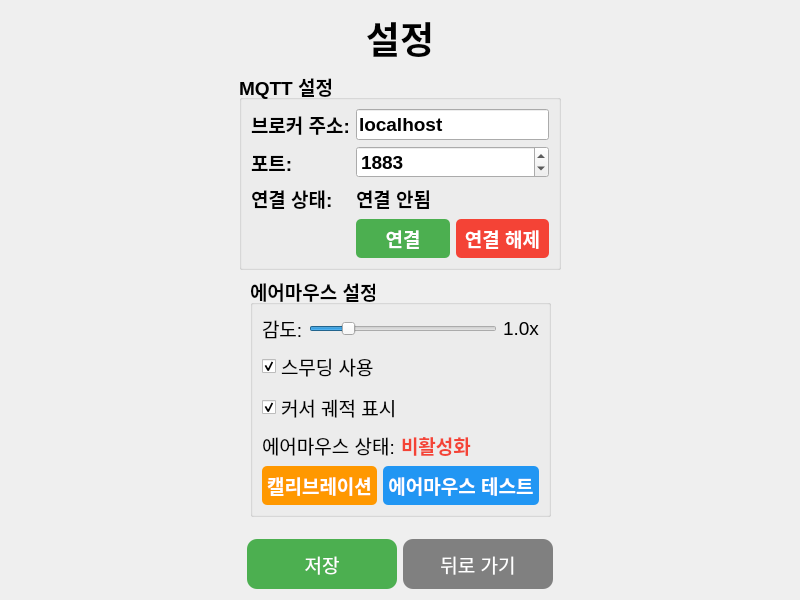
<?xml version="1.0" encoding="UTF-8"?>
<ui version="4.0">
 <class>SettingsPage</class>
 <widget class="QWidget" name="SettingsPage">
  <property name="geometry">
   <rect>
    <x>0</x>
    <y>0</y>
    <width>800</width>
    <height>600</height>
   </rect>
  </property>
  <property name="windowTitle">
   <string>설정</string>
  </property>
  <layout class="QVBoxLayout" name="verticalLayout_main">
   <item>
    <widget class="QLabel" name="titleLabel">
     <property name="text">
      <string>설정</string>
     </property>
     <property name="alignment">
      <set>Qt::AlignCenter</set>
     </property>
     <property name="font">
      <font>
       <pointsize>28</pointsize>
       <weight>75</weight>
       <bold>true</bold>
      </font>
     </property>
    </widget>
   </item>
   <item>
    <spacer name="verticalSpacer_1">
     <property name="orientation">
      <enum>Qt::Vertical</enum>
     </property>
     <property name="sizeHint" stdset="0">
      <size>
       <width>20</width>
       <height>20</height>
      </size>
     </property>
    </spacer>
   </item>
   <item>
    <layout class="QHBoxLayout" name="horizontalLayout_content">
     <item>
      <spacer name="horizontalSpacer_left">
       <property name="orientation">
        <enum>Qt::Horizontal</enum>
       </property>
       <property name="sizeHint" stdset="0">
        <size>
         <width>40</width>
         <height>20</height>
        </size>
       </property>
      </spacer>
     </item>
     <item>
      <widget class="QGroupBox" name="mqttGroupBox">
       <property name="title">
        <string>MQTT 설정</string>
       </property>
       <property name="font">
        <font>
         <pointsize>14</pointsize>
         <weight>75</weight>
         <bold>true</bold>
        </font>
       </property>
       <layout class="QFormLayout" name="formLayout_mqtt">
        <item row="0" column="0">
         <widget class="QLabel" name="brokerLabel">
          <property name="text">
           <string>브로커 주소:</string>
          </property>
         </widget>
        </item>
        <item row="0" column="1">
         <widget class="QLineEdit" name="brokerLineEdit">
          <property name="text">
           <string>localhost</string>
          </property>
         </widget>
        </item>
        <item row="1" column="0">
         <widget class="QLabel" name="portLabel">
          <property name="text">
           <string>포트:</string>
          </property>
         </widget>
        </item>
        <item row="1" column="1">
         <widget class="QSpinBox" name="portSpinBox">
          <property name="minimum">
           <number>1</number>
          </property>
          <property name="maximum">
           <number>65535</number>
          </property>
          <property name="value">
           <number>1883</number>
          </property>
         </widget>
        </item>
        <item row="2" column="0">
         <widget class="QLabel" name="connectionStatusLabel">
          <property name="text">
           <string>연결 상태:</string>
          </property>
         </widget>
        </item>
        <item row="2" column="1">
         <widget class="QLabel" name="statusValueLabel">
          <property name="text">
           <string>연결 안됨</string>
          </property>
         </widget>
        </item>
        <item row="3" column="1">
         <layout class="QHBoxLayout" name="horizontalLayout_connect">
          <item>
           <widget class="QPushButton" name="connectButton">
            <property name="text">
             <string>연결</string>
            </property>
            <property name="styleSheet">
             <string notr="true">background-color: #4CAF50; color: white; padding: 5px; border-radius: 5px;</string>
            </property>
           </widget>
          </item>
          <item>
           <widget class="QPushButton" name="disconnectButton">
            <property name="text">
             <string>연결 해제</string>
            </property>
            <property name="styleSheet">
             <string notr="true">background-color: #f44336; color: white; padding: 5px; border-radius: 5px;</string>
            </property>
           </widget>
          </item>
         </layout>
        </item>
       </layout>
      </widget>
     </item>
     <item>
      <spacer name="horizontalSpacer_right">
       <property name="orientation">
        <enum>Qt::Horizontal</enum>
       </property>
       <property name="sizeHint" stdset="0">
        <size>
         <width>40</width>
         <height>20</height>
        </size>
       </property>
      </spacer>
     </item>
    </layout>
   </item>
   <item>
    <layout class="QHBoxLayout" name="horizontalLayout_airmouse">
     <item>
      <spacer name="horizontalSpacer_3">
       <property name="orientation">
        <enum>Qt::Horizontal</enum>
       </property>
       <property name="sizeHint" stdset="0">
        <size>
         <width>40</width>
         <height>20</height>
        </size>
       </property>
      </spacer>
     </item>
     <item>
      <widget class="QGroupBox" name="airmouseGroupBox">
       <property name="title">
        <string>에어마우스 설정</string>
       </property>
       <property name="font">
        <font>
         <pointsize>14</pointsize>
         <weight>75</weight>
         <bold>true</bold>
        </font>
       </property>
       <layout class="QVBoxLayout" name="verticalLayout_airmouse">
        <item>
         <layout class="QHBoxLayout" name="horizontalLayout_sensitivity">
          <item>
           <widget class="QLabel" name="sensitivityLabel">
            <property name="text">
             <string>감도:</string>
            </property>
            <property name="font">
             <font>
              <weight>50</weight>
              <bold>false</bold>
             </font>
            </property>
           </widget>
          </item>
          <item>
           <widget class="QSlider" name="sensitivitySlider">
            <property name="minimum">
             <number>1</number>
            </property>
            <property name="maximum">
             <number>50</number>
            </property>
            <property name="value">
             <number>10</number>
            </property>
            <property name="orientation">
             <enum>Qt::Horizontal</enum>
            </property>
           </widget>
          </item>
          <item>
           <widget class="QLabel" name="sensitivityValueLabel">
            <property name="text">
             <string>1.0x</string>
            </property>
            <property name="font">
             <font>
              <weight>50</weight>
              <bold>false</bold>
             </font>
            </property>
           </widget>
          </item>
         </layout>
        </item>
        <item>
         <widget class="QCheckBox" name="smoothingCheckBox">
          <property name="text">
           <string>스무딩 사용</string>
          </property>
          <property name="checked">
           <bool>true</bool>
          </property>
          <property name="font">
           <font>
            <weight>50</weight>
            <bold>false</bold>
           </font>
          </property>
         </widget>
        </item>
        <item>
         <widget class="QCheckBox" name="trailCheckBox">
          <property name="text">
           <string>커서 궤적 표시</string>
          </property>
          <property name="checked">
           <bool>true</bool>
          </property>
          <property name="font">
           <font>
            <weight>50</weight>
            <bold>false</bold>
           </font>
          </property>
         </widget>
        </item>
        <item>
         <layout class="QHBoxLayout" name="horizontalLayout_airmouseStatus">
          <item>
           <widget class="QLabel" name="airmouseStatusLabel">
            <property name="text">
             <string>에어마우스 상태:</string>
            </property>
            <property name="font">
             <font>
              <weight>50</weight>
              <bold>false</bold>
             </font>
            </property>
           </widget>
          </item>
          <item>
           <widget class="QLabel" name="airmouseStatusValueLabel">
            <property name="text">
             <string>비활성화</string>
            </property>
            <property name="styleSheet">
             <string notr="true">color: #f44336; font-weight: bold;</string>
            </property>
           </widget>
          </item>
          <item>
           <spacer name="horizontalSpacer_airmouseStatus">
            <property name="orientation">
             <enum>Qt::Horizontal</enum>
            </property>
            <property name="sizeHint" stdset="0">
             <size>
              <width>40</width>
              <height>20</height>
             </size>
            </property>
           </spacer>
          </item>
         </layout>
        </item>
        <item>
         <layout class="QHBoxLayout" name="horizontalLayout_calibrate">
          <item>
           <widget class="QPushButton" name="calibrateButton">
            <property name="text">
             <string>캘리브레이션</string>
            </property>
            <property name="styleSheet">
             <string notr="true">background-color: #FF9800; color: white; padding: 5px; border-radius: 5px;</string>
            </property>
           </widget>
          </item>
          <item>
           <widget class="QPushButton" name="testAirMouseButton">
            <property name="text">
             <string>에어마우스 테스트</string>
            </property>
            <property name="styleSheet">
             <string notr="true">background-color: #2196F3; color: white; padding: 5px; border-radius: 5px;</string>
            </property>
           </widget>
          </item>
         </layout>
        </item>
       </layout>
      </widget>
     </item>
     <item>
      <spacer name="horizontalSpacer_4">
       <property name="orientation">
        <enum>Qt::Horizontal</enum>
       </property>
       <property name="sizeHint" stdset="0">
        <size>
         <width>40</width>
         <height>20</height>
        </size>
       </property>
      </spacer>
     </item>
    </layout>
   </item>
   <item>
    <spacer name="verticalSpacer_2">
     <property name="orientation">
      <enum>Qt::Vertical</enum>
     </property>
     <property name="sizeHint" stdset="0">
      <size>
       <width>20</width>
       <height>40</height>
      </size>
     </property>
    </spacer>
   </item>
   <item>
    <layout class="QHBoxLayout" name="horizontalLayout_buttons">
     <item>
      <spacer name="horizontalSpacer_5">
       <property name="orientation">
        <enum>Qt::Horizontal</enum>
       </property>
       <property name="sizeHint" stdset="0">
        <size>
         <width>40</width>
         <height>20</height>
        </size>
       </property>
      </spacer>
     </item>
     <item>
      <widget class="QPushButton" name="saveButton">
       <property name="minimumSize">
        <size>
         <width>150</width>
         <height>50</height>
        </size>
       </property>
       <property name="text">
        <string>저장</string>
       </property>
       <property name="font">
        <font>
         <pointsize>14</pointsize>
        </font>
       </property>
       <property name="styleSheet">
        <string notr="true">background-color: #4CAF50; color: white; border-radius: 10px;</string>
       </property>
      </widget>
     </item>
     <item>
      <widget class="QPushButton" name="backButton">
       <property name="minimumSize">
        <size>
         <width>150</width>
         <height>50</height>
        </size>
       </property>
       <property name="text">
        <string>뒤로 가기</string>
       </property>
       <property name="font">
        <font>
         <pointsize>14</pointsize>
        </font>
       </property>
       <property name="styleSheet">
        <string notr="true">background-color: #808080; color: white; border-radius: 10px;</string>
       </property>
      </widget>
     </item>
     <item>
      <spacer name="horizontalSpacer_6">
       <property name="orientation">
        <enum>Qt::Horizontal</enum>
       </property>
       <property name="sizeHint" stdset="0">
        <size>
         <width>40</width>
         <height>20</height>
        </size>
       </property>
      </spacer>
     </item>
    </layout>
   </item>
  </layout>
 </widget>
 <resources/>
 <connections/>
</ui>
